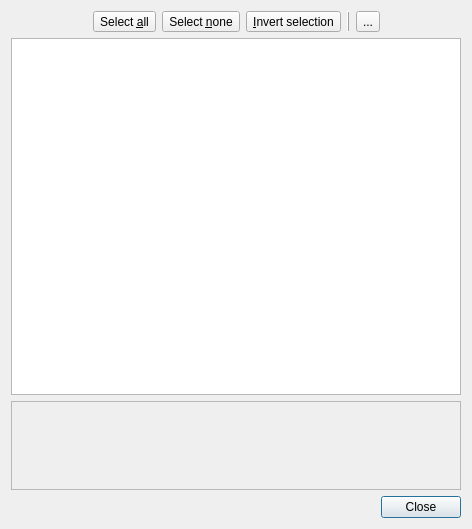
<?xml version="1.0" encoding="UTF-8"?>
<ui version="4.0">
 <class>Dialog</class>
 <widget class="QDialog" name="Dialog">
  <property name="windowModality">
   <enum>Qt::ApplicationModal</enum>
  </property>
  <property name="geometry">
   <rect>
    <x>0</x>
    <y>0</y>
    <width>472</width>
    <height>529</height>
   </rect>
  </property>
  <property name="windowTitle">
   <string>Download databases</string>
  </property>
  <property name="modal">
   <bool>true</bool>
  </property>
  <layout class="QVBoxLayout" name="verticalLayout">
   <item>
    <layout class="QHBoxLayout" name="horizontalLayout">
     <item>
      <spacer name="horizontalSpacer">
       <property name="orientation">
        <enum>Qt::Horizontal</enum>
       </property>
       <property name="sizeHint" stdset="0">
        <size>
         <width>40</width>
         <height>20</height>
        </size>
       </property>
      </spacer>
     </item>
     <item>
      <widget class="QToolButton" name="btSelectAll">
       <property name="toolTip">
        <string>Select all items</string>
       </property>
       <property name="text">
        <string>Select &amp;all</string>
       </property>
       <property name="icon">
        <iconset resource="ui.qrc">
         <normaloff>:/icons/images/select-all.svg</normaloff>:/icons/images/select-all.svg</iconset>
       </property>
      </widget>
     </item>
     <item>
      <widget class="QToolButton" name="btSelectNone">
       <property name="toolTip">
        <string>Select nothing</string>
       </property>
       <property name="text">
        <string>Select &amp;none</string>
       </property>
       <property name="icon">
        <iconset resource="ui.qrc">
         <normaloff>:/icons/images/select-none.svg</normaloff>:/icons/images/select-none.svg</iconset>
       </property>
      </widget>
     </item>
     <item>
      <widget class="QToolButton" name="btSelectInvert">
       <property name="toolTip">
        <string>Invert selection</string>
       </property>
       <property name="text">
        <string>&amp;Invert selection</string>
       </property>
       <property name="icon">
        <iconset resource="ui.qrc">
         <normaloff>:/icons/images/select-invert.svg</normaloff>:/icons/images/select-invert.svg</iconset>
       </property>
      </widget>
     </item>
     <item>
      <widget class="QFrame" name="frame">
       <property name="frameShape">
        <enum>QFrame::VLine</enum>
       </property>
       <property name="frameShadow">
        <enum>QFrame::Raised</enum>
       </property>
      </widget>
     </item>
     <item>
      <widget class="QToolButton" name="btRefresh">
       <property name="toolTip">
        <string>Refresh list</string>
       </property>
       <property name="text">
        <string>...</string>
       </property>
       <property name="icon">
        <iconset resource="ui.qrc">
         <normaloff>:/icons/images/refresh.svg</normaloff>:/icons/images/refresh.svg</iconset>
       </property>
      </widget>
     </item>
     <item>
      <spacer name="horizontalSpacer_2">
       <property name="orientation">
        <enum>Qt::Horizontal</enum>
       </property>
       <property name="sizeHint" stdset="0">
        <size>
         <width>40</width>
         <height>20</height>
        </size>
       </property>
      </spacer>
     </item>
    </layout>
   </item>
   <item>
    <widget class="LoadingTreeWidget" name="treeDatabases">
     <property name="sizePolicy">
      <sizepolicy hsizetype="Expanding" vsizetype="Expanding">
       <horstretch>0</horstretch>
       <verstretch>4</verstretch>
      </sizepolicy>
     </property>
     <property name="editTriggers">
      <set>QAbstractItemView::NoEditTriggers</set>
     </property>
     <property name="showDropIndicator" stdset="0">
      <bool>false</bool>
     </property>
     <property name="alternatingRowColors">
      <bool>true</bool>
     </property>
     <property name="headerHidden">
      <bool>true</bool>
     </property>
     <column>
      <property name="text">
       <string notr="true">1</string>
      </property>
     </column>
    </widget>
   </item>
   <item>
    <widget class="QScrollArea" name="scrollArea">
     <property name="sizePolicy">
      <sizepolicy hsizetype="Expanding" vsizetype="Expanding">
       <horstretch>0</horstretch>
       <verstretch>1</verstretch>
      </sizepolicy>
     </property>
     <property name="widgetResizable">
      <bool>true</bool>
     </property>
     <widget class="QWidget" name="scrollAreaWidgetContents">
      <property name="geometry">
       <rect>
        <x>0</x>
        <y>0</y>
        <width>456</width>
        <height>83</height>
       </rect>
      </property>
      <layout class="QVBoxLayout" name="verticalLayout_2">
       <item>
        <widget class="QLabel" name="labelDesc">
         <property name="sizePolicy">
          <sizepolicy hsizetype="Preferred" vsizetype="Preferred">
           <horstretch>0</horstretch>
           <verstretch>0</verstretch>
          </sizepolicy>
         </property>
         <property name="text">
          <string/>
         </property>
         <property name="textFormat">
          <enum>Qt::RichText</enum>
         </property>
         <property name="wordWrap">
          <bool>true</bool>
         </property>
         <property name="openExternalLinks">
          <bool>true</bool>
         </property>
        </widget>
       </item>
      </layout>
     </widget>
    </widget>
   </item>
   <item>
    <widget class="QDialogButtonBox" name="buttonBox">
     <property name="orientation">
      <enum>Qt::Horizontal</enum>
     </property>
     <property name="standardButtons">
      <set>QDialogButtonBox::Close</set>
     </property>
    </widget>
   </item>
  </layout>
 </widget>
 <customwidgets>
  <customwidget>
   <class>LoadingTreeWidget</class>
   <extends>QTreeWidget</extends>
   <header>metgem/ui/widgets.h</header>
  </customwidget>
 </customwidgets>
 <resources>
  <include location="ui.qrc"/>
 </resources>
 <connections>
  <connection>
   <sender>buttonBox</sender>
   <signal>accepted()</signal>
   <receiver>Dialog</receiver>
   <slot>accept()</slot>
   <hints>
    <hint type="sourcelabel">
     <x>254</x>
     <y>522</y>
    </hint>
    <hint type="destinationlabel">
     <x>157</x>
     <y>274</y>
    </hint>
   </hints>
  </connection>
  <connection>
   <sender>buttonBox</sender>
   <signal>rejected()</signal>
   <receiver>Dialog</receiver>
   <slot>reject()</slot>
   <hints>
    <hint type="sourcelabel">
     <x>322</x>
     <y>522</y>
    </hint>
    <hint type="destinationlabel">
     <x>286</x>
     <y>274</y>
    </hint>
   </hints>
  </connection>
 </connections>
</ui>
